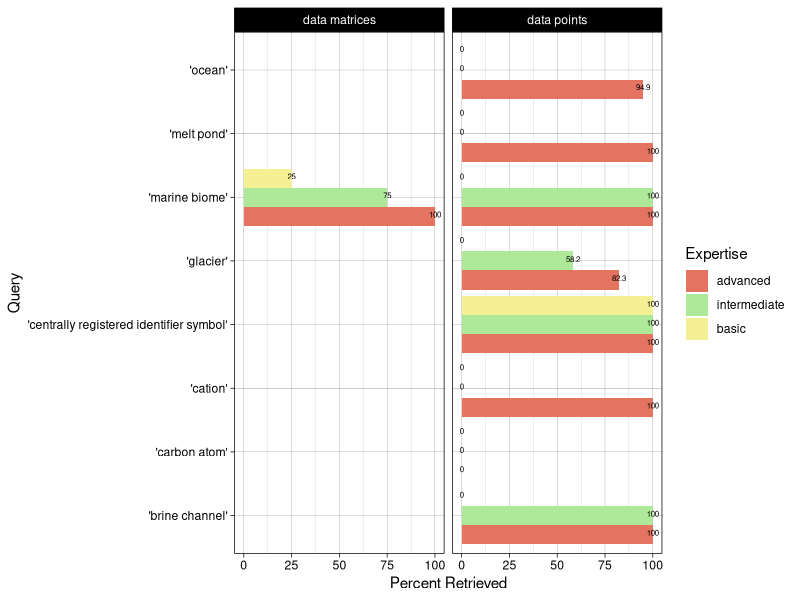
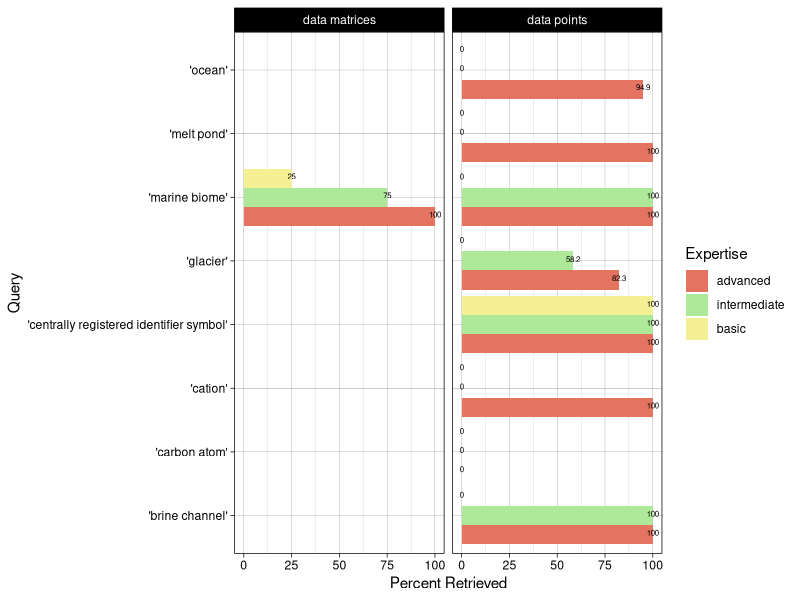

Recreate these plots in R, in order.
library(ggplot2)
library(dplyr)

#from https://stackoverflow.com/questions/12018499/how-to-put-labels-over-geom-bar-for-each-bar-in-r-with-ggplot2

setwd("/home/kai/Desktop/grad_school/marmic/master_thesis/kblumberg_masters_thesis/datastore/competency_questions/querying_parts_of_annotation/analysis")

# plot annotations chart
parts_of_data <- read.csv(file = "query_parts_of.csv",header = TRUE)

parts_of_data <- mutate(parts_of_data, Expertise = factor(Expertise, levels = c('advanced', 'intermediate', 'basic')))

parts_of_number <- ggplot(data=parts_of_data, aes(x=Query, y=Percent, fill = Expertise)) + 
              geom_col(stat="identity", position = "dodge") +
              coord_flip() +
              theme_linedraw() +
              labs(colour ="Expertise") + scale_fill_manual(values = c("#E47461", "#AEE99A", "#F4F093")) +
              ylab(expression(paste("Percent Retrieved" ))) +
              geom_text(aes(label = Percent),
              position = position_dodge(width = 0.9), vjust=0.2, size =2) 

#parts_of_number <- parts_of_number + theme(axis.text = element_text(angle = 90, hjust = 1))

parts_of_number <- parts_of_number + facet_grid(. ~ Sample, scales="free", space="free")

parts_of_number

ggsave(filename = "/home/kai/Desktop/grad_school/marmic/master_thesis/kblumberg_masters_thesis/datastore/competency_questions/querying_parts_of_annotation/analysis/query_parts_of_stats.jpeg", 
       plot =  parts_of_number, width = 8, height = 5.33)



